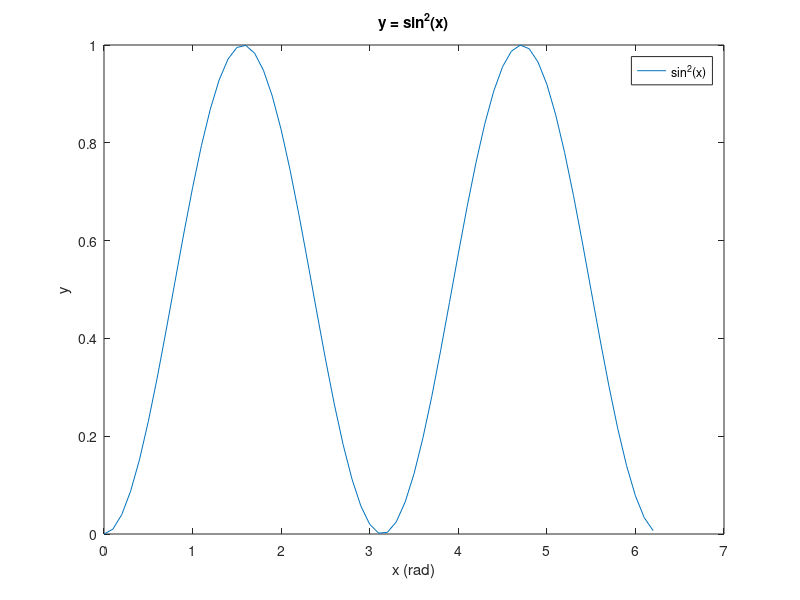
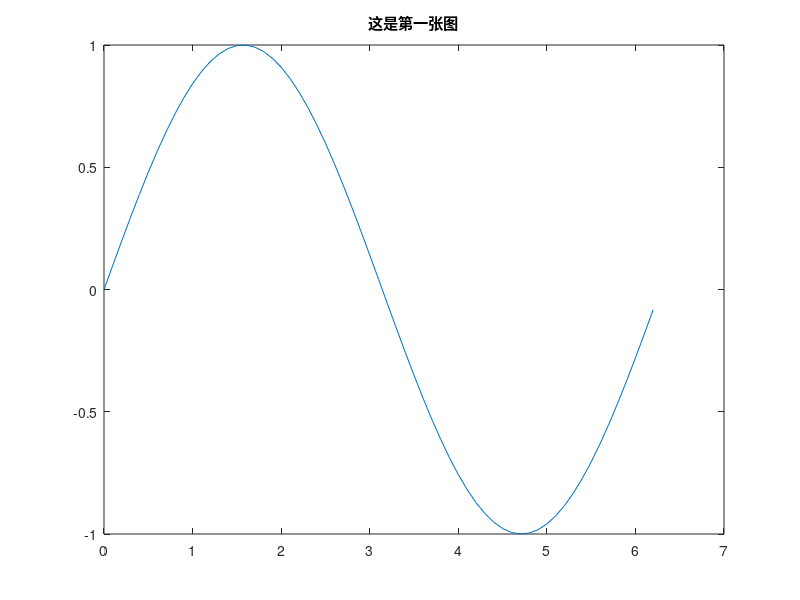
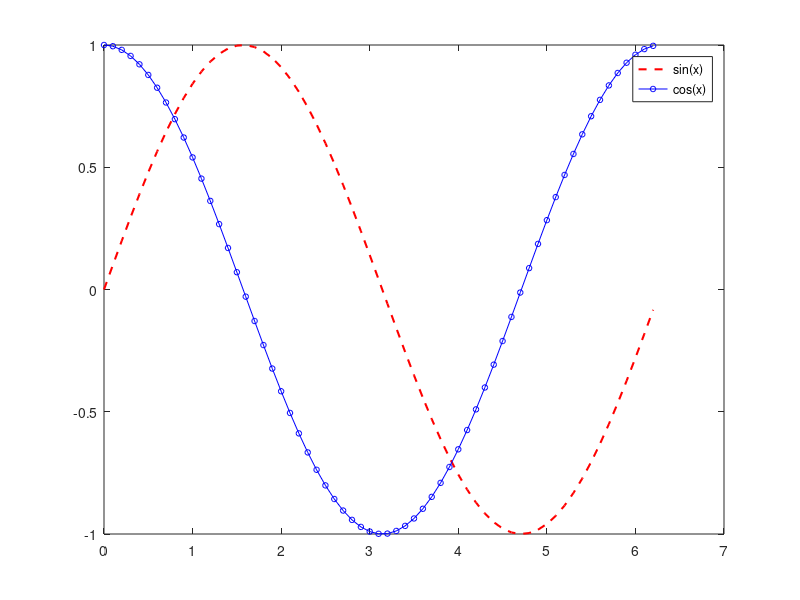

Here is the MATLAB script that generated these plots, in order:
%% 1. plot(y)
clc;clear;close all; % close用来关闭之前生成的绘图窗口
y = [2, 4, 3, 5, 6, 4];
plot(y);               % 本质上是默认 x = 1:length(y)

%% 2. plot(x,y)
clc;clear;close all;
x = 0:0.1:2*pi;      % 自变量
y = sin(x);          % 因变量
plot(x, y);          % 绘制 y = sin(x)

%% 3. 添加标注
clc;clear;close all;
x = 0:0.1:2*pi;
y = sin(x).^2;
plot(x, y)
title("y = sin^2(x)")    % 标题
xlabel("x (rad)")        % x轴标签
ylabel("y")              % y轴标签
legend("sin^2(x)")       % 图例（说明线条含义）

%% 4. figure
clc;clear;close all;
x = 0:0.1:2*pi;

figure;          % 新建一个绘图窗口
plot(x, sin(x))
title("这是第一张图")

figure;          % 再打开一个新窗口
plot(x, cos(x))
title("这是第二张图")


%% 5. 多条曲线
clc;clear;close all;
x = 0:0.1:2*pi;

hold on          % 开始叠加
plot(x, sin(x))
plot(x, cos(x))
hold off         % 结束叠加

legend("sin(x)", "cos(x)")

%% 6. 控制线条样式与颜色
clc;clear;close all;
x = 0:0.1:2*pi;

plot(x, sin(x), 'r--', 'LineWidth', 1.5)   % 红色、虚线、加粗
hold on
plot(x, cos(x), 'b-o', 'MarkerSize', 4)    % 蓝色、圆点标记
hold off

legend("sin(x)", "cos(x)")